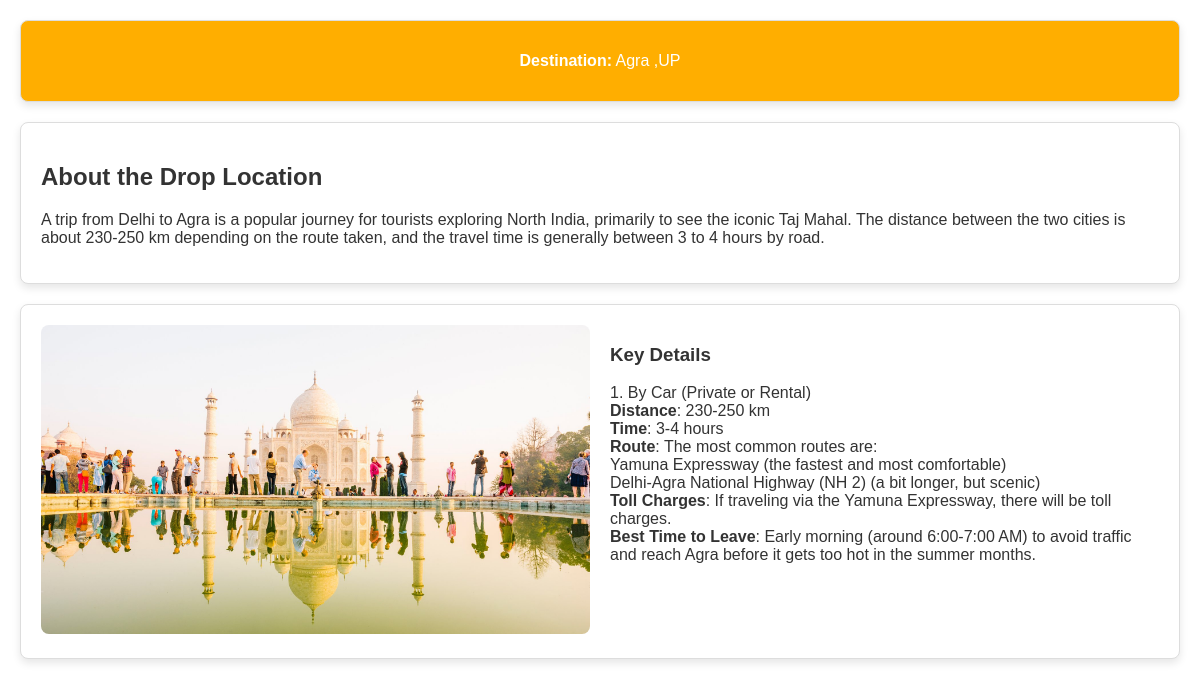
The app's page /home/popularCity/6 with its own data.
### myapp/models.py (models this page shows, shortened)
class Droplocation(models.Model):
    c=models.ForeignKey(PickupLocation,on_delete=models.CASCADE)
    drop=models.CharField(max_length=100)
    drop_loc_info = RichTextField()
    img = models.ImageField(default=True,null=True)
    place_visit = RichTextField(blank=True,null=True)
    Key_Travel_Details = RichTextField(blank=True,null=True)

### myapp/views.py (the view)
# urls.py: path('home/popularCity/<int:drop_id>', views.popularCity, name="popularCity"),
def popularCity(request,drop_id):
    obj = Droplocation.objects.get(id=drop_id)
    return render(request,"PopularCitites.html",{'obj':obj})

### templates/PopularCitites.html (shortened to what this page needs)
<!DOCTYPE html>
<html lang="en">
<head>
</head>
<body onload="initAutocomplete()">
    <div class="popular-city">
        <section class="location-section">
            <div class="pickup-drop">
                <p><strong>Destination:</strong> {{obj.drop}}</p>
            </div>
        </section>
        <section class="details-section">
            <div class="drop-info">
                <h2>About the Drop Location</h2>
                <p>
                    {{obj.drop_loc_info | safe}}
                </p>
            </div>
        </section>
        <section class="image-details-section">
            <div class="responsive-image">
                <img src="{{obj.img.url}}" alt="Drop Location">
            </div>
            <div class="key-details">
                <h3>Key Details</h3>
                <p>{{obj.Key_Travel_Details | safe}}</p>
            </div>
        </section>
    </div>
</body>
</html>

### templates/PopularCitites.html (style rules this page uses)
body { font-family: Arial, sans-serif; margin: 0; padding: 0; color: #333; background-color: white; }
.popular-city { max-width: 1200px; margin: 0 auto; padding: 20px; }
section { margin-bottom: 20px; padding: 20px; border: 1px solid #ddd; border-radius: 8px; background-color: white; box-shadow: 0 4px 8px rgba(0, 0, 0, 0.1); }
.location-section { text-align: center; background-color: rgb(255, 174, 0); color: white; padding: 15px; border-radius: 8px; }
.details-section { display: flex; flex-wrap: wrap; gap: 20px; }
.drop-info { flex: 1; min-width: 300px; max-height: 300px; overflow-y: auto; padding-right: 10px; }
.image-details-section { display: flex; flex-wrap: wrap; gap: 20px; }
.responsive-image { flex: 1; min-width: 300px; }
.responsive-image img { width: 100%; border-radius: 8px; }
.key-details { flex: 1; min-width: 300px; }

### records on screen
Droplocation: drop "Agra ,UP", drop_loc_info "A trip from Delhi to Agra is a popular journey for tourists exploring North India, primarily to see the iconic Taj Mahal. The distance between the two cities is about 230-250 km depending on the route taken, and the travel time is generally between 3 to 4 hours by road.", img (picture), Key_Travel_Details "1. By Car (Private or Rental) Distance : 230-250 km Time : 3-4 hours Route : The most common routes are: Yamuna Expressway (the fastest and most comfortable) Delhi-Agra National Highway (NH 2) (a bit longer, but scenic) Toll Charges : If traveling via the Yamuna Expressway, there will be toll charges. Best Time to Leave : Early morning (around 6:00-7:00 AM) to avoid traffic and reach Agra before it gets too hot in the summer months."
